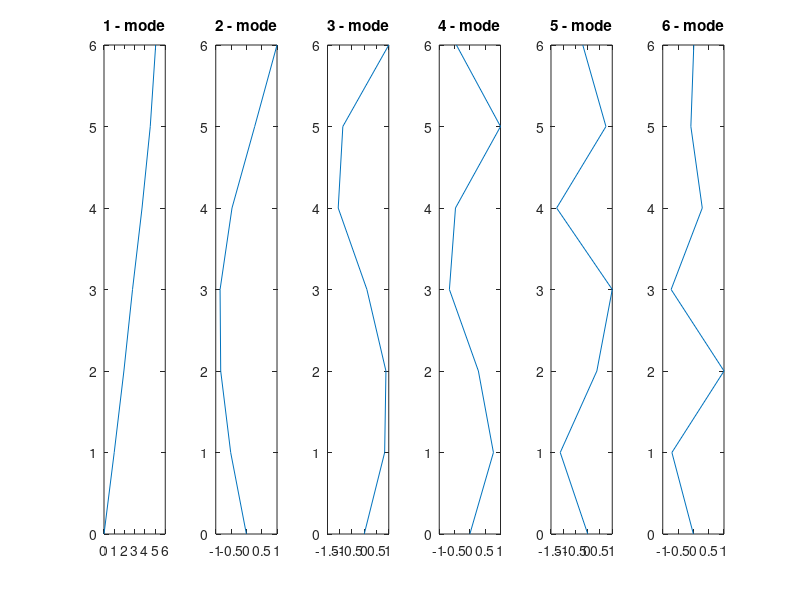

MATLAB code for this plot:
clc; clear; close all;

M = 2.5 * eye(6);

KPart = [-3200 -3200 -2400 -2000 -1600];
K = diag([6400, 6400, 5600, 4400, 3600, 1600]) + diag(KPart, 1) + diag(KPart, -1);

XI = 0.02 * eye(6);

[PHI, LAMBDA] = eig(M \ K);
% [PHI, LAMBDA] = eig(K, M);

G = - M * ones(6, 1);
% -------------------------------------------------
% -------------------------------------------------
% (b)
Wn = sqrt(LAMBDA);

C = PHI.' \ (2 * XI * Wn) * PHI.' * M;

NormalizingPHI = (1 ./ max(PHI)) .* PHI;
NormalizingPHIPlus0 = [zeros(1, 6) ;NormalizingPHI];

figure;

for index = 1 : 6
  subplot(1, 6, index);
  plot(NormalizingPHIPlus0(:, index), 0 : 6);
  set(get(gca, 'Title'), 'String', [num2str(index) ' - mode']);
  hold on;
end

Mr = PHI.' * M * PHI
Cr = PHI.' * C * PHI
Kr = PHI.' * K * PHI
Gr = PHI.' * G

Gr ./ sum(Mr).'